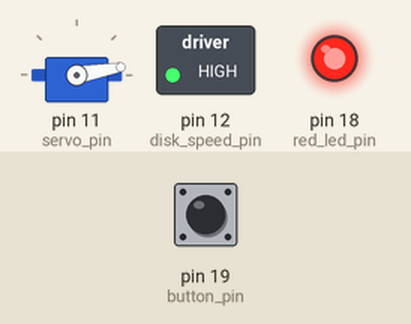
Simulated run of this sketch. Board: Arduino Uno, built with avr-gcc and run on an emulated ATmega328P. Parts: servo, switched loads named in the sketch (green lamp = pin HIGH), output pins drawn as LEDs (lit = HIGH). The inputs (shaded band) are chosen by the test bench; at power-on: pin 19 (button_pin) LOW. Pins used as bus, display or sensor lines are not drawn.

Above: at 0.05 s.
At 0.55 s:
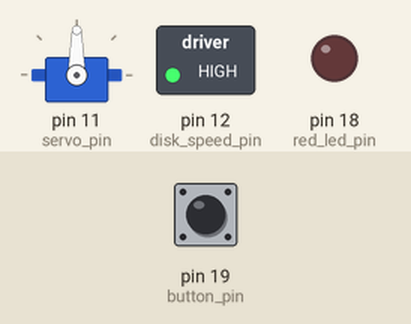
At 0.95 s:
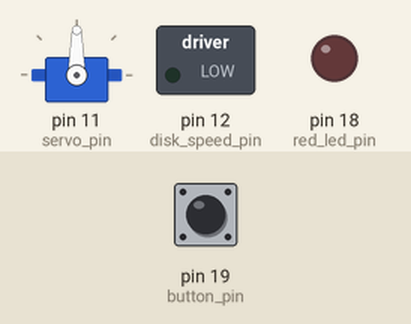
Timing chart, 0 to 3.0 s (numbered marks = the images above):
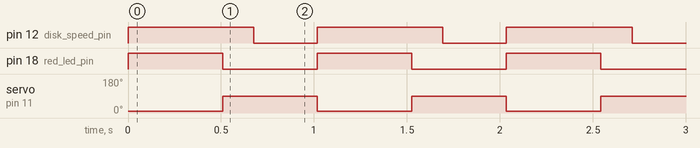

Measured:
- by itself, pin 12 (disk_speed_pin): alternates HIGH for 0.68 s and LOW for 0.34 s
- by itself, pin 18 (red_led_pin): alternates HIGH for 0.51 s and LOW for 0.51 s
- by itself, servo on pin 11 (servo_pin): alternates 90° for 0.51 s and 10° for 0.51 s

The sketch:

candy_drop_machine_system_test.ino
```cpp
// A library to move the servo
#include <Servo.h>

// Define pins for motors and sensors
int disk_speed_pin = 12;
int disk_direction_pin = 13;
int servo_pin = 11;
int red_led_pin = 18;
int button_pin = 19;

Servo drop_servo;

void setup() {
  pinMode(disk_speed_pin, OUTPUT);
  pinMode(disk_direction_pin, OUTPUT);
  pinMode(red_led_pin, OUTPUT);
  pinMode(button_pin, INPUT);
  pinMode(LED_BUILTIN, OUTPUT);

  drop_servo.attach(servo_pin);


}

int counter = 0;

void loop() {
  bool button_pressed = digitalRead(button_pin);
  if (button_pressed){
    digitalWrite(LED_BUILTIN, HIGH);
  } else{
    digitalWrite(LED_BUILTIN, LOW);
  }

  if (counter == 0){
    drop_servo.write(10);
    digitalWrite(red_led_pin, HIGH);
    digitalWrite(disk_direction_pin, HIGH);
    analogWrite(disk_speed_pin, 255);
  } else if (counter == 333){
    digitalWrite(disk_direction_pin, LOW);
    analogWrite(disk_speed_pin, 255);
  } else if (counter == 500){
    drop_servo.write(90);
    digitalWrite(red_led_pin, LOW);
  } else if (counter == 666){
    digitalWrite(disk_direction_pin, LOW);
    analogWrite(disk_speed_pin, 0);
  }

  delay(1);
  counter++;
  if (counter == 1000){
    counter = 0;
  }
}
```
